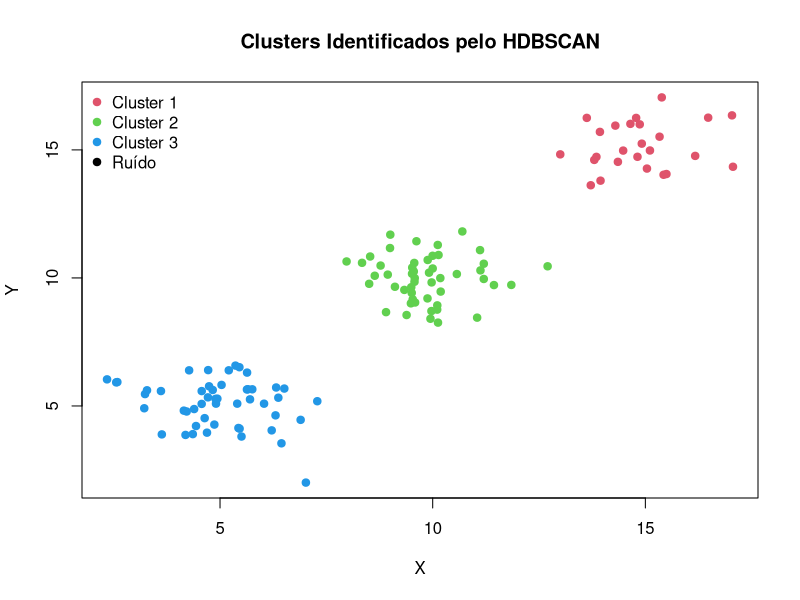
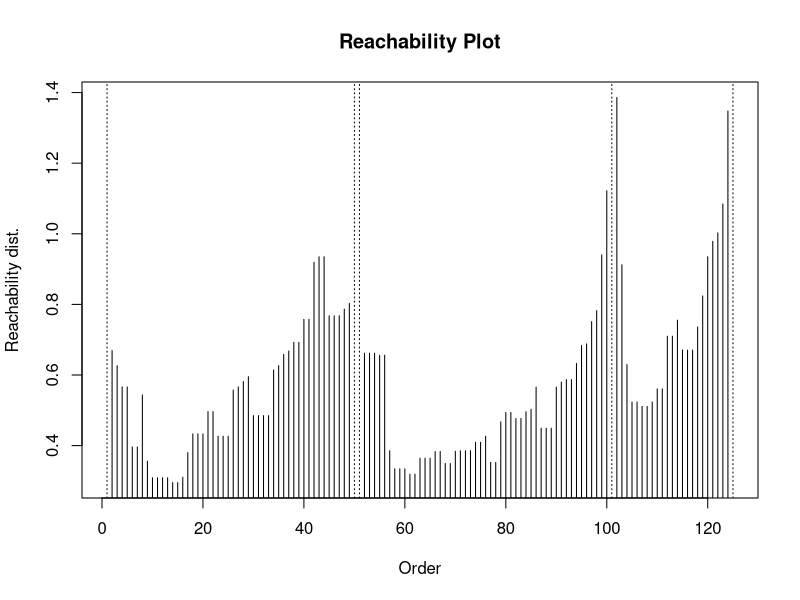
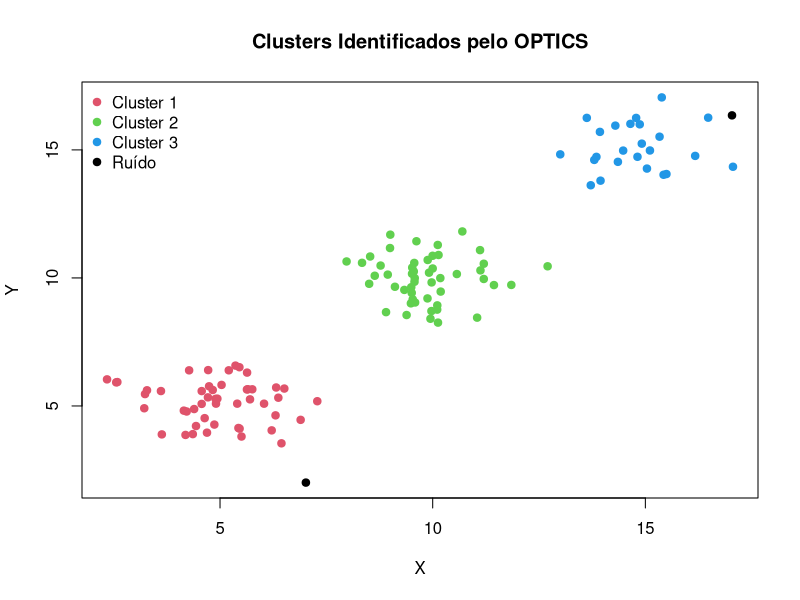

R code for these plots, in order:

#HDBSCAN ####

library(dbscan) # Para HDBSCAN e DBSCAN
library(ggplot2)


set.seed(42)

# Criando três clusters distintos com distribuição normal

cluster1 <- matrix(rnorm(100, mean = 5, sd = 1), ncol = 2)
cluster2 <- matrix(rnorm(100, mean = 10, sd = 1), ncol = 2)
cluster3 <- matrix(rnorm(50, mean = 15, sd = 1), ncol = 2)

# Criando um conjunto de pontos aleatórios (ruído) distribuídos uniformemente
# noise <- matrix(runif(50, min = 0, max = 15), ncol = 2)

# Combinando os clusters 
data <- rbind(cluster1, cluster2, cluster3#, noise)
)

# Aplicando o HDBSCAN
hdbscan_result <- hdbscan(data, minPts = 5)

# Exibição de resultados
print(hdbscan_result)

# Convertendo os dados para um data frame e adicionando os clusters como colunas.
data_with_labels <- as.data.frame(data)
data_with_labels$cluster <- as.factor(hdbscan_result$cluster)

# Visualizando os clusters

plot(data, 
     col = hdbscan_result$cluster + 1L, 
     pch = 19, 
     main = "Clusters Identificados pelo HDBSCAN", 
     xlab = "X", 
     ylab = "Y")
legend("topleft", legend = c("Cluster 1", "Cluster 2", "Cluster 3", "Ruído"),
       col = c(2, 3, 4, 1), pch = 19, bty = "n")

# ggplot(data_with_labels, aes(x = V1, y = V2, color = cluster)) +
#   geom_point(size = 2) +
#   labs(title = "Clusters identificados pelo HDBSCAN", x = "X", y = "Y") +
#   theme_minimal() +
#   scale_color_manual(values = c("black", rainbow(length(unique(hdbscan_result$cluster)) - 1)))

# OPTICS ####

# Mesmos pacotes

# Gerando dados artificiais

set.seed(42)
cluster1 <- matrix(rnorm(100, mean = 5, sd = 1), ncol = 2)
cluster2 <- matrix(rnorm(100, mean = 10, sd = 1), ncol = 2)
cluster3 <- matrix(rnorm(50, mean = 15, sd = 1), ncol = 2)
dados <- rbind(cluster1, cluster2, cluster3)

# Aplicando o algoritmo OPTICS, ordenando os pontos e calculando suas distâncias de acessibilidade
resultado <- optics(dados, eps = 1.5, minPts = 5)

# Visualizando o gráfico de ordenamento/acessibilidade
plot(resultado)

# Extraindo clusters do OPTICS com limiar de densidade definido

clusters <- extractDBSCAN(resultado, eps_cl = 3)

# Corrigindo extração dos rótulos

clusters <- clusters$cluster

# Visualizando os clusters

plot(dados, 
     col = clusters + 1L, 
     pch = 19, 
     main = "Clusters Identificados pelo OPTICS", 
     xlab = "X", 
     ylab = "Y")
legend("topleft", legend = c("Cluster 1", "Cluster 2", "Cluster 3", "Ruído"),
       col = c(2, 3, 4, 1), pch = 19, bty = "n")
